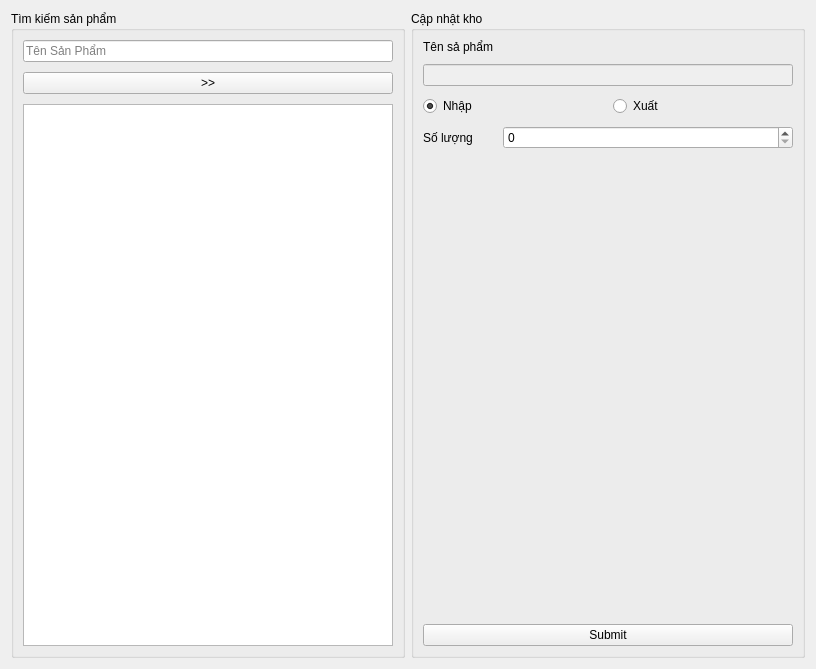
<?xml version="1.0" encoding="UTF-8"?>
<ui version="4.0">
 <class>Form</class>
 <widget class="QWidget" name="Form">
  <property name="geometry">
   <rect>
    <x>0</x>
    <y>0</y>
    <width>816</width>
    <height>669</height>
   </rect>
  </property>
  <property name="windowTitle">
   <string>Update Stock</string>
  </property>
  <property name="windowIcon">
   <iconset>
    <normaloff>feather/sliders.svg</normaloff>feather/sliders.svg</iconset>
  </property>
  <layout class="QGridLayout" name="gridLayout">
   <item row="0" column="0">
    <widget class="QGroupBox" name="groupBox">
     <property name="title">
      <string>Tìm kiếm sản phẩm</string>
     </property>
     <layout class="QVBoxLayout" name="verticalLayout">
      <property name="spacing">
       <number>10</number>
      </property>
      <item>
       <widget class="QLineEdit" name="lineEdit">
        <property name="placeholderText">
         <string>Tên Sản Phẩm</string>
        </property>
       </widget>
      </item>
      <item>
       <widget class="QPushButton" name="pushButton">
        <property name="text">
         <string>&gt;&gt;</string>
        </property>
       </widget>
      </item>
      <item>
       <widget class="QListWidget" name="listWidget"/>
      </item>
     </layout>
    </widget>
   </item>
   <item row="0" column="1">
    <widget class="QGroupBox" name="groupBox_2">
     <property name="title">
      <string>Cập nhật kho</string>
     </property>
     <layout class="QVBoxLayout" name="verticalLayout_3">
      <property name="spacing">
       <number>10</number>
      </property>
      <item>
       <layout class="QVBoxLayout" name="verticalLayout_2">
        <item>
         <widget class="QLabel" name="label">
          <property name="text">
           <string>Tên sả phẩm</string>
          </property>
         </widget>
        </item>
        <item>
         <widget class="QLineEdit" name="lineEdit_2">
          <property name="enabled">
           <bool>false</bool>
          </property>
         </widget>
        </item>
       </layout>
      </item>
      <item>
       <layout class="QHBoxLayout" name="horizontalLayout">
        <item>
         <widget class="QRadioButton" name="radioButton">
          <property name="text">
           <string>Nhập</string>
          </property>
          <property name="checked">
           <bool>true</bool>
          </property>
         </widget>
        </item>
        <item>
         <widget class="QRadioButton" name="radioButton_2">
          <property name="text">
           <string>Xuất</string>
          </property>
         </widget>
        </item>
       </layout>
      </item>
      <item>
       <layout class="QHBoxLayout" name="horizontalLayout_2">
        <item>
         <widget class="QLabel" name="label_2">
          <property name="maximumSize">
           <size>
            <width>70</width>
            <height>16777215</height>
           </size>
          </property>
          <property name="text">
           <string>Số lượng</string>
          </property>
         </widget>
        </item>
        <item>
         <widget class="QSpinBox" name="spinBox">
          <property name="maximum">
           <number>99999999</number>
          </property>
         </widget>
        </item>
       </layout>
      </item>
      <item>
       <spacer name="verticalSpacer">
        <property name="orientation">
         <enum>Qt::Vertical</enum>
        </property>
        <property name="sizeHint" stdset="0">
         <size>
          <width>20</width>
          <height>437</height>
         </size>
        </property>
       </spacer>
      </item>
      <item>
       <widget class="QPushButton" name="pushButton_2">
        <property name="text">
         <string>Submit</string>
        </property>
       </widget>
      </item>
     </layout>
    </widget>
   </item>
  </layout>
 </widget>
 <resources/>
 <connections/>
</ui>
